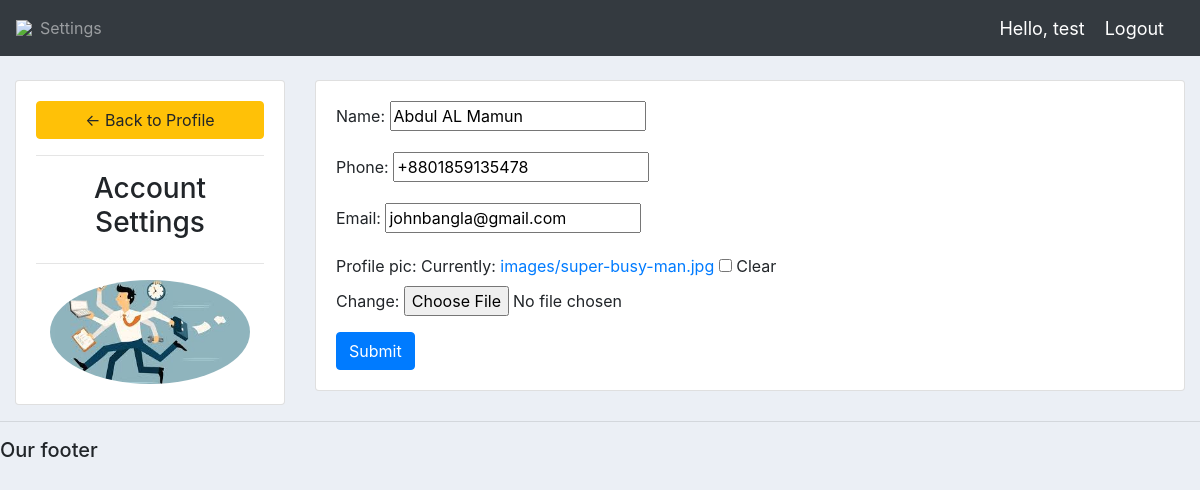
/account/ (signed in), run on the app's committed database.
### accounts/models.py (models this page shows, shortened)
class Customer(models.Model):
	user = models.OneToOneField(User, null=True, blank=True, on_delete=models.CASCADE)
	name = models.CharField(max_length=200, null=True)
	phone = models.CharField(max_length=200, null=True)
	email = models.CharField(max_length=200, null=True)
	profile_pic = models.ImageField(upload_to = 'images/',default="profile1.png", null=True, blank=True)
	date_created = models.DateTimeField(auto_now_add=True, null=True)

### accounts/decorators.py (the view)
		def wrapper_func(request, *args, **kwargs):
			group = None
			if request.user.groups.exists():
				group = request.user.groups.all()[0].name
			if group in allowed_roles:
				return view_func(request, *args, **kwargs)
			else:
				return HttpResponse('You are not authorized to view this page')

### accounts/forms.py
class CustomerForm(ModelForm):
	class Meta:
		model = Customer
		fields = '__all__'
		exclude = ['user']

### accounts/views.py (called while the page is built)
@login_required(login_url='login')
@allowed_users(allowed_roles=['customer'])
def accountSettings(request):
	customer = request.user.customer
	form = CustomerForm(instance=customer)
	if request.method == 'POST':
		form = CustomerForm(request.POST, request.FILES,instance=customer)
		if form.is_valid():
			form.save()
	context = {'form':form}
	return render(request, 'accounts/account_settings.html', context)

### accounts/templates/accounts/account_settings.html (shortened to what this page needs)
{%  extends 'accounts/main.html' %}
{% load static %}
{% block content %}
<br>
<div class="row">
	<div class="col-md-3">
		<div class="card card-body">
			<a class="btn btn-warning" href="{% url 'home' %}"> &#8592; Back to Profile</a>
			<hr>
			<h3 style="text-align: center">Account Settings</h3>
			<hr>
			<img class="profile-pic" src="{{request.user.customer.profile_pic.url}}" >
		</div>
	</div>
	<div class="col-md-9">
		<div class="card card-body">
			<form method="POST" action="" enctype="multipart/form-data">
				{{form.as_p}}
			<input class="btn btn-primary" type="submit" name="Update Information">
			</form>
		</div>
	</div>
</div>
{% endblock %}

### accounts/templates/accounts/navbar.html (shortened to what this page needs)
{% load static %}
<nav class="navbar navbar-expand-lg navbar-dark bg-dark">
 <img src="{% static 'images/logo.png' %}">
  <div class="collapse navbar-collapse" id="navbarNav">
    <ul class="navbar-nav">
      {% if request.user.is_staff %}
      <li class="nav-item active">
        <a class="nav-link" href="{% url 'home' %}">Dashboard</a>
      </li>
      <li class="nav-item">
        <a class="nav-link" href="{% url 'products' %}">Products</a>
      </li>
      {% else %}
       <li class="nav-item">
        <a class="nav-link" href="{% url 'account' %}">Settings</a>
      </li>
      {% endif %}
    </ul>
  </div>
  <span class="hello-msg">Hello, {{request.user}}</span>
  <span ><a  class="hello-msg" href="{% url 'logout' %}">Logout</a></span>
</nav>

### static/css/main.css (style rules this page uses)
body { background-color: #ebeff5; }

### accounts/templates/accounts/navbar.html (style rules this page uses)
.hello-msg { font-size: 18px; color: #fff; margin-right: 20px; }

### accounts/templates/accounts/account_settings.html (style rules this page uses)
.profile-pic { max-width: 200px; max-height:200px; margin: 0 auto; border-radius: 50%; }

### data on the page
Customer: name "Abdul AL Mamun", phone "+8801859135478", email "johnbangla@gmail.com"

### other printed values
{{ request.user }} "test"
